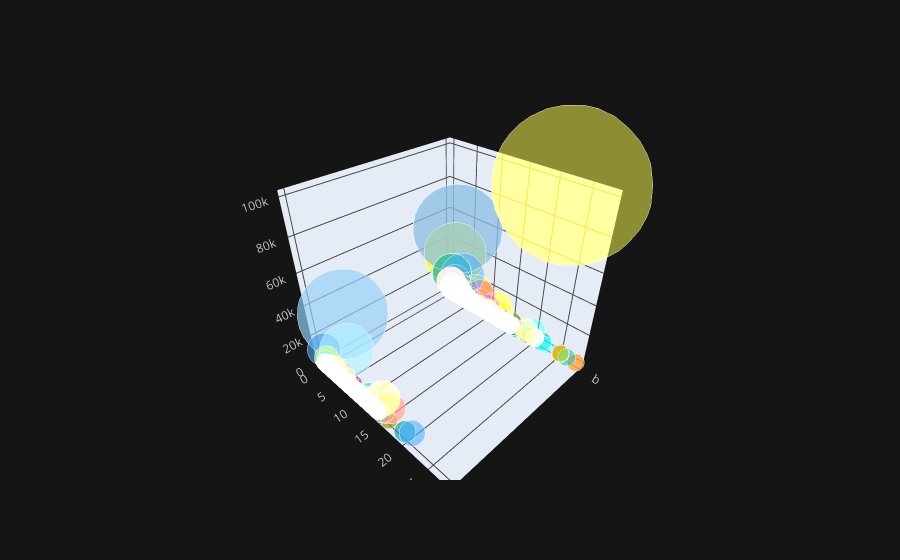

Write notebook code for a chart like this one.
### Code cell
df.iplot(x = 'A1', y = 'A3', z = 'A15', kind = 'bubble3d', size = 'A15')

### Figure 1 — Plotly figure (JSON) as saved in the notebook; plotly's stock layout.template omitted (floating-point values rounded to 4 significant figures; data arrays with more than 128 entries replaced by an {"elided": "..."} marker saying what was removed)
{"data": [{"marker": {"color": {"elided": "690 str values"}, "opacity": 0.8, "size": {"elided": "690 int values"}, "symbol": "circle"}, "mode": "markers", "text": {"elided": "690 str values"}, "type": "scatter3d", "x": {"elided": "690 str values"}, "y": {"elided": "690 float values"}, "z": {"elided": "690 int values"}}], "layout": {"legend": {"bgcolor": "#151516", "font": {"color": "#D9D9D9"}}, "paper_bgcolor": "#151516", "plot_bgcolor": "#151516", "scene": {"xaxis": {"gridcolor": "#434343", "showgrid": true, "tickfont": {"color": "#C2C2C2"}, "title": {"font": {"color": "#D9D9D9"}, "text": ""}, "zerolinecolor": "#666570"}, "yaxis": {"gridcolor": "#434343", "showgrid": true, "tickfont": {"color": "#C2C2C2"}, "title": {"font": {"color": "#D9D9D9"}, "text": ""}, "zerolinecolor": "#666570"}, "zaxis": {"gridcolor": "#434343", "showgrid": true, "tickfont": {"color": "#C2C2C2"}, "title": {"font": {"color": "#D9D9D9"}, "text": ""}, "zerolinecolor": "#666570"}}, "title": {"font": {"color": "#D9D9D9"}}}}
